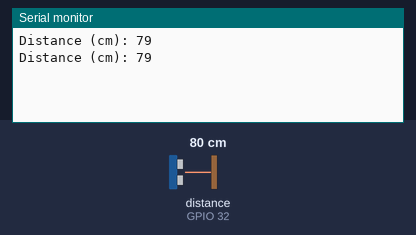
Bench run of a sketch on a simulated ESP32. Shown: the last lines printed to the serial monitor. Wiring (inferred from the names in the program): ultrasonic range finder: trigger GPIO 33; echo GPIO 32. The test bench sets the inputs (shaded band); at power-on: distance to the obstacle (sensor on GPIO 32) 80 cm. The echo pulse lasts 58.3 µs per cm.

Above: at 1.8 s.
1.9 s: distance to the obstacle (sensor on GPIO 32) set to 2 cm
At 2.8 s:
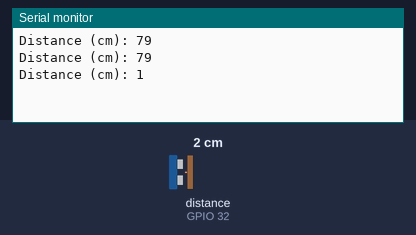
3.4 s: distance to the obstacle (sensor on GPIO 32) set to 4 cm
At 4.6 s:
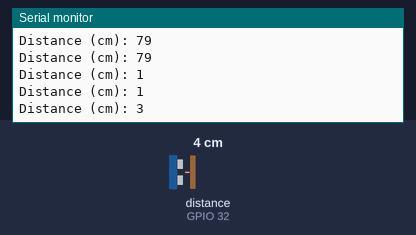
Timing chart, 0 to 6.4 s (numbered marks = the images above; inputs shaded):
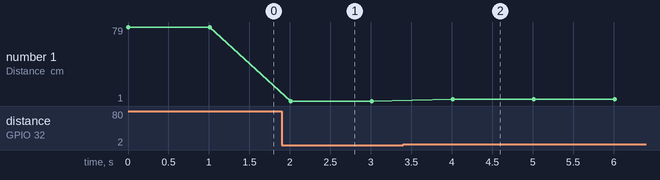

The sketch:

ultrasonic_sensor.ino
```cpp
const int trigPin = 33;
const int echoPin = 32;

//define sound speed in cm/uS
#define SOUND_SPEED 0.034
#define CM_TO_INCH 0.393701

long duration;
int distance; //in centimeter

void ultrasonic_sensor(){
   // Clears the trigPin
  digitalWrite(trigPin, LOW);
  delayMicroseconds(2);
  // Sets the trigPin on HIGH state for 10 micro seconds
  digitalWrite(trigPin, HIGH);
  delayMicroseconds(10);
  digitalWrite(trigPin, LOW);

  // Reads the echoPin, returns the sound wave travel time in microseconds
  duration = pulseIn(echoPin, HIGH);

  // Calculate the distance -> cm
  distance = duration * SOUND_SPEED/2;

  if(distance == 7)
  {
    Serial.print("tank is full");
  }

  // Prints the distance in the Serial Monitor
  Serial.print("Distance (cm): ");
  Serial.println(distance);

  delay(1000);
}
void setup() {
  Serial.begin(115200); // Starts the serial communication
  pinMode(trigPin, OUTPUT); // Sets the trigPin as an Output
  pinMode(echoPin, INPUT); // Sets the echoPin as an Input
}

void loop() {
  ultrasonic_sensor();
}
```

Measured:
- after the input at 1.9 s, the serial monitor: prints a new line after 0.11 s (image 1)
- after the input at 3.4 s, the serial monitor: prints a new line after 0.61 s (image 2)
- plotted number 1: 79 → 1 after the input at 1.9 s, 1 → 3 after the input at 3.4 s
